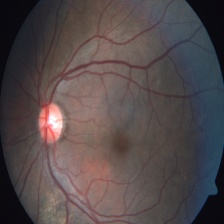
#> input picture web app/Images/x.jpg, 224 x 224 px; its folder holds only this picture in this run
$ python -i ContratsNormalize_CLAHE.py   (imports and definitions only)
#> lines starting #> are read from the running program, lines starting #| are printed output that depends on the picture
import glob
import cv2

def CLAHE (img):
#> called with img = 'Images/x.jpg'
    img= cv2.imread(img,-1)
#> img is the input picture: shape (224, 224, 3); mean B, G, R 75, 73.9, 84.1
    clahe = cv2.createCLAHE(clipLimit=2.0, tileGridSize=(8,8))
    b,g,r=cv2.split(img)
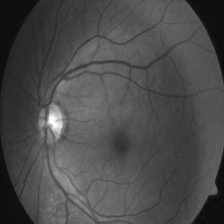
#> b: shape (224, 224); min 8, max 255, mean 75
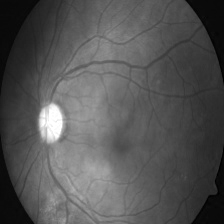
#> r: shape (224, 224); min 0, max 255, mean 84.1
    cl_b = clahe.apply(b)
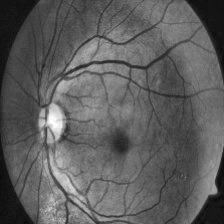
#> cl_b: shape (224, 224); min 7, max 255, mean 93.4
    cl_g = clahe.apply(g)
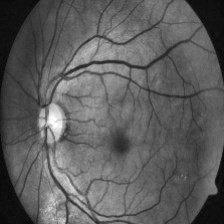
#> cl_g: shape (224, 224); min 4, max 255, mean 93
    cl_r = clahe.apply(r)
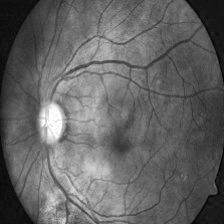
#> cl_r: shape (224, 224); min 2, max 255, mean 99.3
    cl_rgb = cv2.merge([cl_b,cl_g,cl_r]);
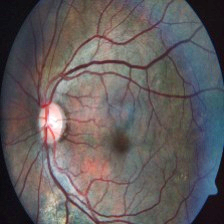
#> cl_rgb: shape (224, 224, 3); mean B, G, R 93.4, 93, 99.3
    #cv2.imwrite('Kamvret.jpg',cl_rgb)
    return cl_rgb

>>> result = CLAHE('Images/x.jpg')

$ run again, on web app/Images/y.jpg
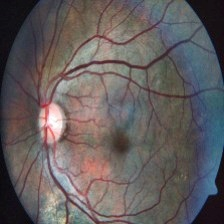
#> input picture web app/Images/y.jpg, 224 x 224 px
#> in CLAHE, img is the input picture: shape (224, 224, 3); mean B, G, R 93.4, 93, 99.3
#> in CLAHE, `cl_r = clahe.apply(r)`:
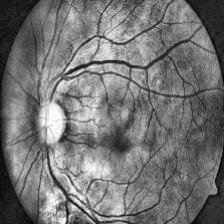
#> cl_r: shape (224, 224); min 2, max 255, mean 115.7
#> in CLAHE, `cl_rgb = cv2.merge([cl_b,cl_g,cl_r]);`:
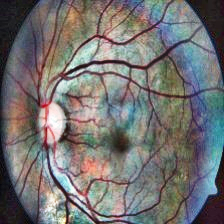
#> cl_rgb: shape (224, 224, 3); mean B, G, R 113.5, 114.1, 115.7
